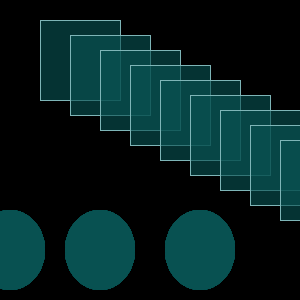
Frame 1 (no input)
Frame 60 (the mouse pressed at the canvas centre just before this capture): identical to frame 1, image omitted
Frame 120 (the mouse held since frame 60 and released just before this capture): identical to frame 1, image omitted

The Processing sketch that drew this single still picture (run headless with seeded random() and noise(); from frame 60 on, the mouse is pressed at the canvas centre):

// Processing sketch: processing_172309
// ── processing_172309.pde

int numChecks = 60;
Check[] checks = new Check[numChecks];
Radio[] buttons = new Radio[3];
void setup() {
size(300, 300);
int x = 40;
int y = 20;
for (int i = 0; i < numChecks; i++) {
checks[i] = new Check(x, y, 80, color(8, 81, 82, 160));
x += 15;
if (x > -10) {
x += 15;
y += 15;
buttons[0] = new Radio(10, 250, 70, color(8, 81, 82, 160), color(0),
0, buttons);
buttons[1] = new Radio(100, 250, 70, color(8, 81, 82, 160), color(0),
1, buttons);
buttons[2] = new Radio (200, 250, 70, color(8, 81, 82, 160), color (0), 2, buttons);

}
}
}
void draw() {
background(0);
for (int i=0; i<numChecks; i++) {
checks[i].display();
buttons[0].display();
buttons[1].display();
buttons[2].display();
}
}
void mousePressed() {
for (int i = 0; i < numChecks; i++) {
checks[i].press(mouseX, mouseY);
buttons[0].press(mouseX, mouseY);
buttons[1].press(mouseX, mouseY);
buttons[2].press(mouseX, mouseY);
}
}




class Check {
int x, y; // The x- and y-coordinates
int size; // Dimension (width and height)
color baseGray; // Default gray value
boolean checked = false; // True when the check box is selected
Check(int xp, int yp, int s, color b) {
x = xp;
y = yp;
size = s;
baseGray = b;
}
// Updates the boolean variable checked
void press(float mx, float my) {
if ((mx >= x) && (mx <= x+size) && (my >= y) && (my <= y+size)) {
checked = !checked; // Toggle the check box on and off
}
}
// Draws the box and an X inside if the checked variable is true
void display() {
stroke(126, 181, 183);

fill(baseGray);
rect(x, y, size, size);
if (checked == true) {
  noStroke ();
  fill(228, 211, 240, 100);
ellipse(x+20, y+20, size/2, size/2);

}
}
}
class Radio {
int x, y; // The x- and y-coordinates of the rect
int size, dotSize; // Dimension of circle, inner circle
color baseGray, dotGray; // Circle gray value, inner gray value
boolean checked = false; // True when the button is selected
int me; // ID number for this Radio object
Radio[] others; // Array of all other Radio objects
Radio(int xp, int yp, int s, color b, color d, int m, Radio[] o) {
x = xp;
y = yp;
size = s;
dotSize = size + size/2;;
baseGray = b;
dotGray = d;
others = o;
me = m;
}
// Updates the boolean value press, returns true or false
boolean press(float mx, float my) {
if (dist(x, y, mx, my) < size) {
checked = true;
for (int i = 0; i < others.length; i++) {
if (i != me) {
others[i].checked = false;
}
}
return true;
} else {
return false;
}
}
// Draws the element to the display window
void display() {
noStroke();
fill(baseGray);
ellipse(x, y, size, size+10);
if (checked == true) {
fill(dotGray);
ellipse(x+30, y+30, dotSize, dotSize);
}
}


}
